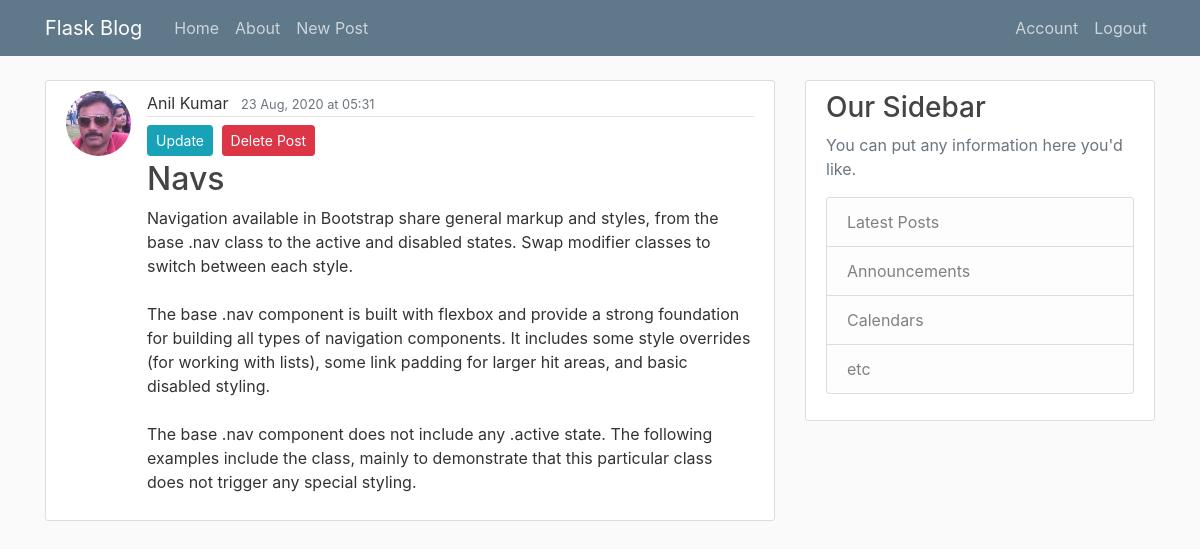
Screenshot of /post/12 (signed in) with the database file from the repository.
### blog/models.py (models this page shows, shortened)
class User (db.Model, UserMixin):
    id = db.Column(db.Integer, primary_key = True)
    username = db.Column(db.String(20), unique = True, nullable = False)
    email = db.Column(db.String(120), unique=True, nullable=False)
    image_file = db.Column(db.String(20), nullable=False, default = 'default.jpg')
    password = db.Column(db.String(60), nullable=False)
    posts = db.relationship('Post', backref = 'author', lazy = True)

class Post(db.Model):
    id = db.Column('post_id', db.Integer, primary_key=True)
    title = db.Column(db.String(120),  nullable=False)
    date_posted = db.Column(db.DateTime, nullable=False, default = datetime.utcnow)
    contents = db.Column(db.Text, nullable = False)
    user_id = db.Column(db.Integer, db.ForeignKey('user.id'), nullable = False)

### blog/routes.py (the view)
@app.route('/post/<int:post_id>')
@login_required
def post(post_id):
    post = Post.query.get_or_404(post_id)
    return render_template('post.html', title=post.title, post = post, date_format=date_format)

### blog/models.py (called while the page is built)
@login_manager.user_loader
def load_user(user_id):
    return User.query.get(int(user_id))

### blog/routes.py (called while the page is built)
def date_format(mydate):
    mydate = mydate.replace(tzinfo=pytz.UTC)
    mydate = mydate.replace(tzinfo=pytz.UTC)
    return mydate.astimezone(tzlocal()).strftime('%d %b, %Y at %H:%M')

### blog/templates/post.html (shortened to what this page needs)
{% extends "layout.html" %}
{% block content %}
<article class="media content-section">
    <img class="rounded-circle article-img"
         src="{{ url_for('static', filename='profile_pics/' + post.author.image_file) }}">
    <div class="media-body">
        <div class="article-metadata">
            <a class="mr-2">{{ post.author.username }}</a>
            <small class="text-muted">{{ date_format(post.date_posted) }}</small>
        </div>
        <a class="btn btn-info btn-sm mt-1 mb-1" href="{{ url_for('update_post', post_id=post.id)  }}">Update</a>
        <button type="button" class="btn btn-danger btn-sm m-1" data-toggle="modal" data-target="#deleteModal">
            Delete Post
        </button>
        <h2><a class="article-title">{{ post.title }}</a></h2>
        <p class="article-content">{{ post.contents }}</p>
    </div>
</article>
{% endblock %}

### blog/static/main.css (style rules this page uses)
body { background: #fafafa; color: #333333; margin-top: 5rem; }
h1, h2, h3, h4, h5, h6 { color: #444444; }
.content-section { background: #ffffff; padding: 10px 20px; border: 1px solid #dddddd; border-radius: 3px; margin-bottom: 20px; }
.article-title { color: #444444; }
.article-content { white-space: pre-line; }
.article-img { height: 65px; width: 65px; margin-right: 16px; }
.article-metadata { padding-bottom: 1px; margin-bottom: 4px; border-bottom: 1px solid #e3e3e3 }

### rows the page displays
User: image_file (picture), author.username "Anil Kumar"
Post: date_posted "23 Aug, 2020 at 05:31", title "Navs", contents "Navigation available in Bootstrap share general markup and styles, from the base .nav class to the active and disabled states. Swap modifier classes to switch between each style. The base .nav component is built with flexbox and provide a strong foundation for building all types of navigation components. It includes some style overrides (for working with lists), some link padding for larger hit areas, and basic disabled styling. The base .nav component does not include any .active state. The following examples include the class, mainly to demonstrate that this particular class does not trigger any special styling."
